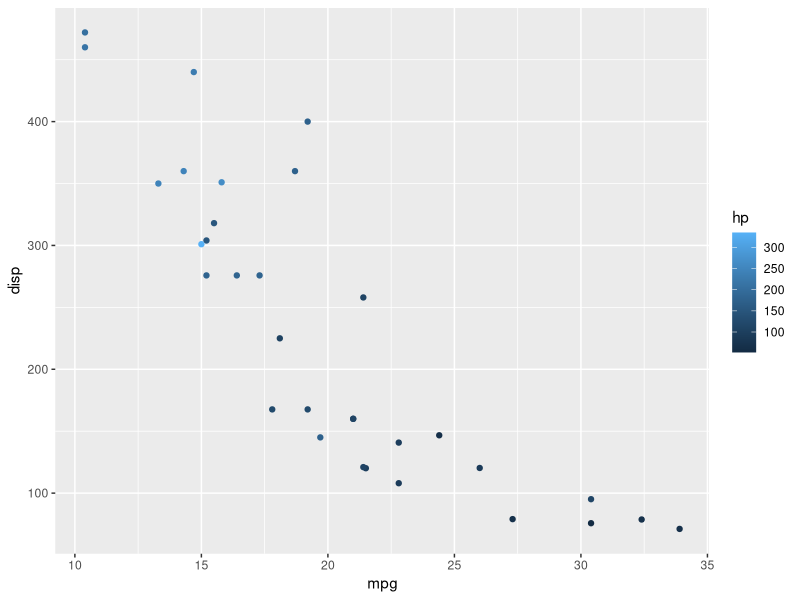

Reproduce this figure in R.
df <- mtcars
library(ggplot2)
plot1 <-ggplot(df, aes(x = mpg, y = disp , col = hp)) + 
  geom_point()
print(plot1)
